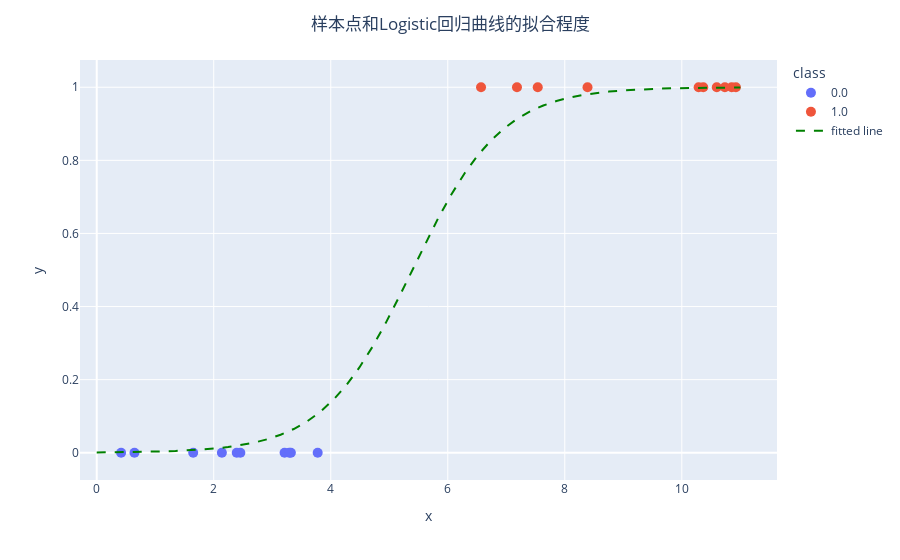

Notebook cell for this chart:
### Markdown cell above
下面展示的是样本点的分布和得到的logistic回归曲线的拟合程度

### Code cell
scatter = px.scatter(data_frame=df, x='x', y='y', color='class')
scatter.add_trace(
    go.Scatter(x=df_['x'], y=df_['y'],name='fitted line',
               mode='lines', 
               line={'color':'green','dash':'dash'})
)
scatter.update_traces(
    selector={'mode':'markers'},
    marker={'size':10}
)
scatter.update_layout(
    title={'text':'样本点和Logistic回归曲线的拟合程度', 'x':0.5}
)

# scatter.data
scatter.show()

### Figure 1 — Plotly figure (JSON) as saved in the notebook; plotly's stock layout.template omitted (floating-point values rounded to 4 significant figures)
{"data": [{"hovertemplate": "class=0.0<br>x=%{x}<br>y=%{y}<extra></extra>", "legendgroup": "0.0", "marker": {"color": "#636efa", "size": 10, "symbol": "circle"}, "mode": "markers", "name": "0.0", "orientation": "v", "showlegend": true, "type": "scatter", "x": [0.6452, 3.211, 2.393, 3.291, 0.4168, 3.319, 2.455, 3.777, 2.139, 1.649], "xaxis": "x", "y": [0, 0, 0, 0, 0, 0, 0, 0, 0, 0], "yaxis": "y"}, {"hovertemplate": "class=1.0<br>x=%{x}<br>y=%{y}<extra></extra>", "legendgroup": "1.0", "marker": {"color": "#EF553B", "size": 10, "symbol": "circle"}, "mode": "markers", "name": "1.0", "orientation": "v", "showlegend": true, "type": "scatter", "x": [8.389, 10.6, 7.538, 10.92, 6.569, 10.85, 10.37, 10.74, 7.183, 10.29], "xaxis": "x", "y": [1, 1, 1, 1, 1, 1, 1, 1, 1, 1], "yaxis": "y"}, {"line": {"color": "green", "dash": "dash"}, "mode": "lines", "name": "fitted line", "type": "scatter", "x": [0, 0.2245, 0.449, 0.6735, 0.898, 1.122, 1.347, 1.571, 1.796, 2.02, 2.245, 2.469, 2.694, 2.918, 3.143, 3.367, 3.592, 3.816, 4.041, 4.265, 4.49, 4.714, 4.939, 5.163, 5.388, 5.612, 5.837, 6.061, 6.286, 6.51, 6.735, 6.959, 7.184, 7.408, 7.633, 7.857, 8.082, 8.306, 8.531, 8.755, 8.98, 9.204, 9.429, 9.653, 9.878, 10.1, 10.33, 10.55, 10.78, 11], "y": [0.0008254, 0.001109, 0.001489, 0.002, 0.002686, 0.003606, 0.00484, 0.006493, 0.008706, 0.01166, 0.01561, 0.02087, 0.02784, 0.03705, 0.04917, 0.06497, 0.0854, 0.1115, 0.1443, 0.1847, 0.2334, 0.2903, 0.3547, 0.4249, 0.4982, 0.5715, 0.6419, 0.7066, 0.764, 0.8131, 0.8539, 0.887, 0.9134, 0.9341, 0.9501, 0.9624, 0.9718, 0.9788, 0.9842, 0.9882, 0.9912, 0.9934, 0.9951, 0.9963, 0.9973, 0.998, 0.9985, 0.9989, 0.9992, 0.9994]}], "layout": {"autosize": true, "legend": {"title": {"text": "class"}, "tracegroupgap": 0}, "margin": {"t": 60}, "title": {"text": "样本点和Logistic回归曲线的拟合程度", "x": 0.5}, "xaxis": {"anchor": "y", "autorange": true, "domain": [0, 1], "range": [-0.2705, 11.61], "title": {"text": "x"}, "type": "linear"}, "yaxis": {"anchor": "x", "autorange": true, "domain": [0, 1], "range": [-0.08161, 1.082], "title": {"text": "y"}, "type": "linear"}}}
